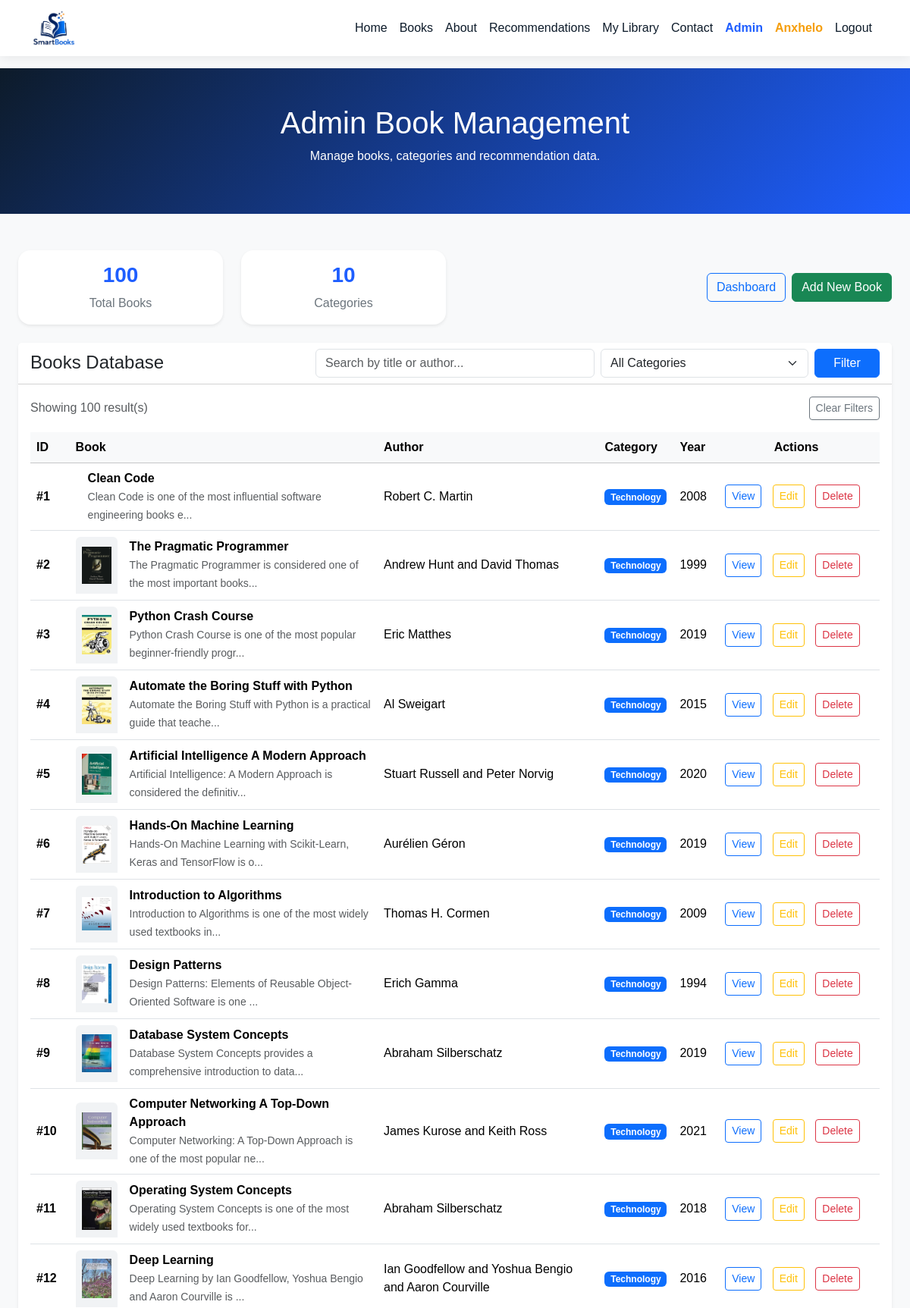
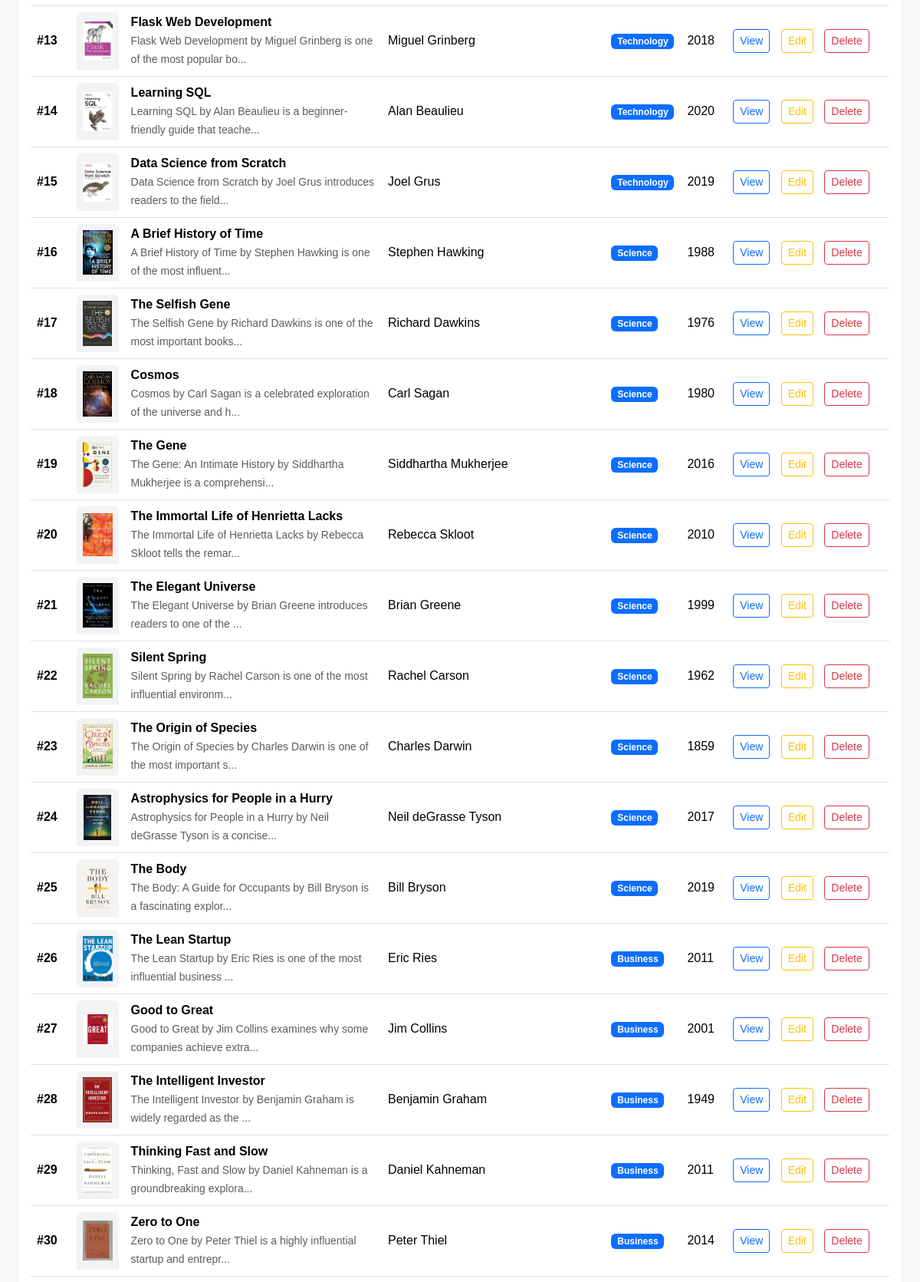
Screenshot of /admin/books (signed in, upper part) with the database file from the repository (2 pictures, top to bottom).
### models.py (models this page shows)
class Book(db.Model):
    __tablename__ = "books"
    id = db.Column(db.Integer, primary_key=True)
    title = db.Column(db.String(255))
    author = db.Column(db.String(255))
    description = db.Column(db.Text)
    image = db.Column(db.String(255))
    published_year = db.Column(db.Integer)
    category_id = db.Column(db.Integer, db.ForeignKey("categories.id"))
    category = db.relationship("Category", backref="books")

class Category(db.Model):
    __tablename__ = "categories"
    id = db.Column(db.Integer, primary_key=True)
    name = db.Column(db.String(100))

### app.py (the view)
@app.route("/admin/books")
def admin_books():
    if not admin_required():
        return redirect(url_for("login"))
    search = request.args.get("search", "")
    category_id = request.args.get("category", "")
    query = Book.query
    if search:
        query = query.filter(
            (Book.title.like(f"%{search}%")) |
            (Book.author.like(f"%{search}%"))
        )
    if category_id:
        query = query.filter(Book.category_id == int(category_id))
    books = query.all()
    categories = Category.query.all()
    total_categories = Category.query.count()
    total_books = Book.query.count()
    return render_template(
        "admin_books.html",
        books=books,
        categories=categories,
        total_categories=total_categories,
        total_books=total_books,
        search=search,
        selected_category=category_id
    )

### app.py (called while the page is built)
def admin_required():
    if not session.get("user_id"):
        flash("Please login to access this page.", "warning")
        return False
    if session.get("role") != "admin":
        flash("Access denied. Admin privileges are required.", "danger")
        return False
    return True

### templates/admin_books.html (shortened to what this page needs)
{% extends "base.html" %}
{% block content %}
<section class="books-header py-5">
    <div class="container text-center">
        <h1>Admin Book Management</h1>
        <p>
            Manage books, categories and recommendation data.
        </p>
    </div>
</section>
<section class="container-fluid px-4 py-5">
    <div class="row mb-4">
        <div class="col-md-3">
            <div class="card dashboard-card shadow-sm border-0">
                <div class="card-body text-center">
                    <h3>{{ total_books }}</h3>
                    <p>Total Books</p>
                </div>
            </div>
        </div>
        <div class="col-md-3">
            <div class="card dashboard-card shadow-sm border-0">
                <div class="card-body text-center">
                    <h3>{{ total_categories }}</h3>
                    <p>Categories</p>
                </div>
            </div>
        </div>
        <div class="col-md-6 text-end d-flex align-items-center justify-content-end">
            <a href="{{ url_for('dashboard') }}"
               class="btn btn-outline-primary me-2">
                Dashboard
            </a>
            <a href="{{ url_for('add_book') }}"
               class="btn btn-success">
                Add New Book
            </a>
        </div>
    </div>
    <div class="card shadow-sm border-0">
        <div class="card-header bg-white">
            <form method="GET" action="{{ url_for('admin_books') }}">
                <div class="row g-2 align-items-center">
                    <div class="col-lg-4">
                        <h4 class="mb-0">Books Database</h4>
                    </div>
                    <div class="col-lg-4">
                        <input type="text"
                               name="search"
                               class="form-control"
                               placeholder="Search by title or author..."
                               value="{{ search }}">
                    </div>
                    <div class="col-lg-3">
                        <select name="category" class="form-select">
                            <option value="">All Categories</option>
                        </select>
                    </div>
                    <div class="col-lg-1">
                        <button type="submit"
                                class="btn btn-primary w-100">
                            Filter
                        </button>
                    </div>
                </div>
            </form>
        </div>
        <div class="card-body">
            <div class="d-flex justify-content-between align-items-center mb-3">
                <p class="mb-0 text-muted">
                    Showing {{ books|length }} result(s)
                </p>
                <a href="{{ url_for('admin_books') }}"
                   class="btn btn-outline-secondary btn-sm">
                    Clear Filters
                </a>
            </div>
            <div class="table-responsive">
                <table class="table table-hover align-middle">
                    <thead class="table-light">
                        <tr>
                            <th>ID</th>
                            <th>Book</th>
                            <th>Author</th>
                            <th>Category</th>
                            <th>Year</th>
                            <th class="text-center">Actions</th>
                        </tr>
                    </thead>
                    <tbody>
                        {% for book in books %}
                        <tr>
                            <td>
                                <strong>#{{ book.id }}</strong>
                            </td>
                            <td>
                                <div class="d-flex align-items-center">
                                    <div class="me-3">
                                        {% if book.image %}
                                            <img src="{{ url_for('static', filename='images/books/' ~ book.image) }}"
                                                 class="book-cover-img"
                                                 style="width:55px;height:75px;"
                                                 alt="{{ book.title }}"
                                                 onerror="this.style.display='none'; this.nextElementSibling.style.display='flex';">
                                        {% else %}
                                            <div class="book-cover-placeholder"
                                                 style="width:55px;height:75px;font-size:1.3rem;">
                                                {{ book.title[0] }}
                                            </div>
                                        {% endif %}
                                    </div>
                                    <div>
                                        <strong>
                                            {{ book.title }}
                                        </strong>
                                        <br>
                                        <small class="text-muted">
                                            {{ book.description[:70] }}...
                                        </small>
                                    </div>
                                </div>
                            </td>
                            <td>
                                {{ book.author }}
                            </td>
                            <td>
                                <span class="badge bg-primary">
                                    {{ book.category.name }}
                                </span>
                            </td>
                            <td>
                                {{ book.published_year }}
                            </td>
                            <td class="text-center">
                                <a href="{{ url_for('book_details', book_id=book.id) }}"
                                   class="btn btn-outline-primary btn-sm">
                                    View
                                </a>
                                <a href="{{ url_for('edit_book', book_id=book.id) }}"
                                   class="btn btn-outline-warning btn-sm">
                                    Edit
                                </a>
                                <form method="POST"
                                      action="{{ url_for('delete_book', book_id=book.id) }}"
                                      class="d-inline"
                                      onsubmit="return confirm('Are you sure you want to delete this book?');">
                                    <button type="submit"
                                            class="btn btn-outline-danger btn-sm">
                                        Delete
                                    </button>
                                </form>
                            </td>
                        </tr>
                        {% else %}
                        <tr>
                            <td colspan="6" class="text-center text-muted py-4">
                                No books found.
                            </td>
                        </tr>
                        {% endfor %}
                    </tbody>
                </table>
            </div>
        </div>
    </div>
</section>
{% endblock %}

### static/css/style.css (style rules this page uses)
body { font-family: Arial, sans-serif; background-color: #f8f9fa; }
.hero-section, .books-header, .home-hero { background: linear-gradient(135deg, #0d1b2a, #1e5eff); color: white; }
.book-cover-img { width: 100%; height: 185px; object-fit: contain; padding: 8px; border-radius: 6px 6px 0 0; background-color: #f1f3f5; }
.profile-stat-card, .dashboard-card { border-radius: 16px; }
.profile-stat-card h3, .dashboard-card h3 { color: #1e5eff; font-weight: 800; }
.dashboard-card p { margin-bottom: 0; color: #6c757d; }
body { padding-top: 0; }
html { scroll-behavior: smooth; }
@media (min-width: 769px) { td.text-center { min-width: 220px; } }
@media (min-width: 769px) { td.text-center .btn { margin-right: 10px; } }

### rows the page displays
Book: id "1", title "Clean Code", description "Clean Code is one of the most influential software engineering books e", author "Robert C. Martin", category.name "Technology", published_year "2008"
Book: id "2", image (picture), title "The Pragmatic Programmer", description "The Pragmatic Programmer is considered one of the most important books", author "Andrew Hunt and David Thomas", category.name "Technology", published_year "1999"
Book: id "3", image (picture), title "Python Crash Course", description "Python Crash Course is one of the most popular beginner-friendly progr", author "Eric Matthes", category.name "Technology", published_year "2019"
Book: id "4", image (picture), title "Automate the Boring Stuff with Python", description "Automate the Boring Stuff with Python is a practical guide that teache", author "Al Sweigart", category.name "Technology", published_year "2015"
Book: id "5", image (picture), title "Artificial Intelligence A Modern Approach", description "Artificial Intelligence: A Modern Approach is considered the definitiv", author "Stuart Russell and Peter Norvig", category.name "Technology", published_year "2020"
Book: id "6", image (picture), title "Hands-On Machine Learning", description "Hands-On Machine Learning with Scikit-Learn, Keras and TensorFlow is o", author "Aurélien Géron", category.name "Technology", published_year "2019"
Book: id "7", image (picture), title "Introduction to Algorithms", description "Introduction to Algorithms is one of the most widely used textbooks in", author "Thomas H. Cormen", category.name "Technology", published_year "2009"
Book: id "8", image (picture), title "Design Patterns", description "Design Patterns: Elements of Reusable Object-Oriented Software is one", author "Erich Gamma", category.name "Technology", published_year "1994"
Book: id "9", image (picture), title "Database System Concepts", description "Database System Concepts provides a comprehensive introduction to data", author "Abraham Silberschatz", category.name "Technology", published_year "2019"
Book: id "10", image (picture), title "Computer Networking A Top-Down Approach", description "Computer Networking: A Top-Down Approach is one of the most popular ne", author "James Kurose and Keith Ross", category.name "Technology", published_year "2021"
Book: id "11", image (picture), title "Operating System Concepts", description "Operating System Concepts is one of the most widely used textbooks for", author "Abraham Silberschatz", category.name "Technology", published_year "2018"
Book: id "12", image (picture), title "Deep Learning", description "Deep Learning by Ian Goodfellow, Yoshua Bengio and Aaron Courville is", author "Ian Goodfellow and Yoshua Bengio and Aaron Courville", category.name "Technology", published_year "2016"
Book: id "13", image (picture), title "Flask Web Development", description "Flask Web Development by Miguel Grinberg is one of the most popular bo", author "Miguel Grinberg", category.name "Technology", published_year "2018"
Book: id "14", image (picture), title "Learning SQL", description "Learning SQL by Alan Beaulieu is a beginner-friendly guide that teache", author "Alan Beaulieu", category.name "Technology", published_year "2020"
Book: id "15", image (picture), title "Data Science from Scratch", description "Data Science from Scratch by Joel Grus introduces readers to the field", author "Joel Grus", category.name "Technology", published_year "2019"
Book: id "16", image (picture), title "A Brief History of Time", description "A Brief History of Time by Stephen Hawking is one of the most influent", author "Stephen Hawking", category.name "Science", published_year "1988"
Book: id "17", image (picture), title "The Selfish Gene", description "The Selfish Gene by Richard Dawkins is one of the most important books", author "Richard Dawkins", category.name "Science", published_year "1976"
Book: id "18", image (picture), title "Cosmos", description "Cosmos by Carl Sagan is a celebrated exploration of the universe and h", author "Carl Sagan", category.name "Science", published_year "1980"
Book: id "19", image (picture), title "The Gene", description "The Gene: An Intimate History by Siddhartha Mukherjee is a comprehensi", author "Siddhartha Mukherjee", category.name "Science", published_year "2016"
Book: id "20", image (picture), title "The Immortal Life of Henrietta Lacks", description "The Immortal Life of Henrietta Lacks by Rebecca Skloot tells the remar", author "Rebecca Skloot", category.name "Science", published_year "2010"
Book: id "21", image (picture), title "The Elegant Universe", description "The Elegant Universe by Brian Greene introduces readers to one of the", author "Brian Greene", category.name "Science", published_year "1999"
Book: id "22", image (picture), title "Silent Spring", description "Silent Spring by Rachel Carson is one of the most influential environm", author "Rachel Carson", category.name "Science", published_year "1962"
Book: id "23", image (picture), title "The Origin of Species", description "The Origin of Species by Charles Darwin is one of the most important s", author "Charles Darwin", category.name "Science", published_year "1859"
Book: id "24", image (picture), title "Astrophysics for People in a Hurry", description "Astrophysics for People in a Hurry by Neil deGrasse Tyson is a concise", author "Neil deGrasse Tyson", category.name "Science", published_year "2017"
Book: id "25", image (picture), title "The Body", description "The Body: A Guide for Occupants by Bill Bryson is a fascinating explor", author "Bill Bryson", category.name "Science", published_year "2019"
Book: id "26", image (picture), title "The Lean Startup", description "The Lean Startup by Eric Ries is one of the most influential business", author "Eric Ries", category.name "Business", published_year "2011"
Book: id "27", image (picture), title "Good to Great", description "Good to Great by Jim Collins examines why some companies achieve extra", author "Jim Collins", category.name "Business", published_year "2001"
Book: id "28", image (picture), title "The Intelligent Investor", description "The Intelligent Investor by Benjamin Graham is widely regarded as the", author "Benjamin Graham", category.name "Business", published_year "1949"
Book: id "29", image (picture), title "Thinking Fast and Slow", description "Thinking, Fast and Slow by Daniel Kahneman is a groundbreaking explora", author "Daniel Kahneman", category.name "Business", published_year "2011"
Book: id "30", image (picture), title "Zero to One", description "Zero to One by Peter Thiel is a highly influential startup and entrepr", author "Peter Thiel", category.name "Business", published_year "2014"

### other values shown
{{ session.get('username') }} "Anxhelo"
{{ total_books }} "100"
{{ total_categories }} "10"
{{ books|length }} "100"
